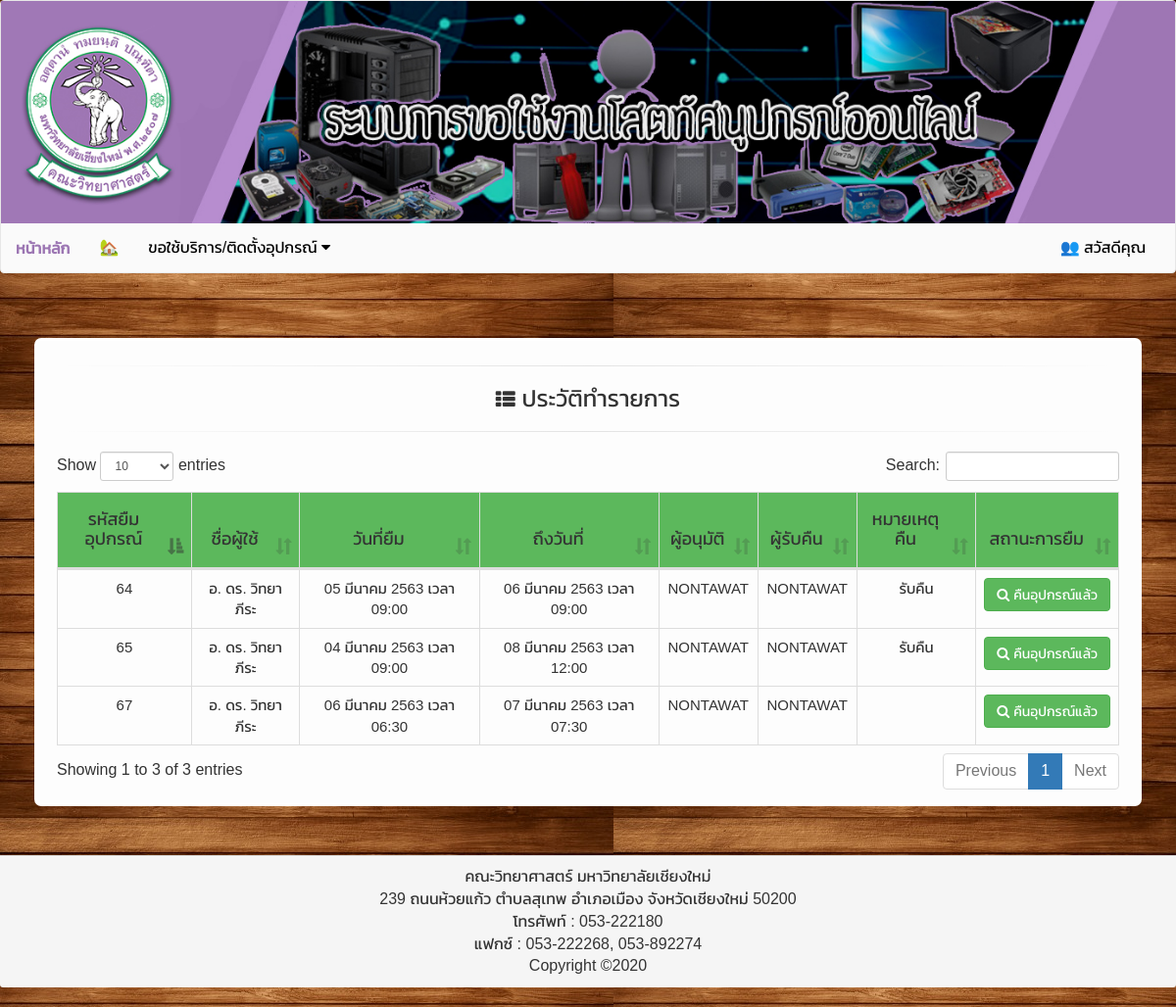
/?page=history (signed in), run on the app's committed database.
### tables this page shows
CREATE TABLE `tb_servicedetails` (
  `servicedetail_id` int(11) NOT NULL,
  `servicedetail_date` datetime NOT NULL COMMENT 'วันที่ขอรับบริการ',
  `user_id` varchar(100) NOT NULL COMMENT 'ไอดีของผู้ใช้บริการ',
  `userapprove_id` varchar(100) NOT NULL COMMENT 'ไอดีผู้อนุมัติให้ยืม',
  `status_id` int(11) NOT NULL COMMENT 'สถานะการยืม/คืน',
  `detail` text NOT NULL COMMENT 'ความประสงค์/กิจกรรม',
  `on_date` date NOT NULL COMMENT 'ในวันที่',
  `to_date` date NOT NULL COMMENT 'ถึงวันที่',
  `on_time` text NOT NULL COMMENT 'เวลาที่ยืม',
  `to_time` text NOT NULL COMMENT 'เวลาที่คืน',
  `place` text NOT NULL COMMENT 'สถานที่',
  `service_id` int(11) NOT NULL COMMENT 'บริการการติดตั้ง',
  `note` varchar(255) NOT NULL COMMENT 'หมายเหตุ',
  `userrecipient_id` varchar(100) NOT NULL COMMENT 'ไอดีผู้รับคืนอุปกรณ์',
  `recipient_note` varchar(255) NOT NULL COMMENT 'หมายเหตุการรับคืน',
  `notapproved_note` varchar(200) NOT NULL COMMENT 'หมายเหตุที่ไม่อนุมัติ',
  `approval_note` varchar(255) NOT NULL COMMENT 'หมายเหตุอนุมัติ',
  `usernotapprove_id` varchar(100) NOT NULL COMMENT 'ผู้ไม่อนุมัติ',
  `date_return` date NOT NULL COMMENT 'วันที่รับคืน',
  `time_return` text NOT NULL COMMENT 'เวลารับคืน'
);

CREATE TABLE `tblemployment` (
  `ID` varchar(255) NOT NULL,
  `prefixThai` varchar(255) NOT NULL,
  `nameThai` varchar(255) NOT NULL,
  `email` varchar(255) NOT NULL
);

### history.php (the view, shortened to what this page needs)
<!doctype html>
<html>
<head>
</head>
<body>
      <div class="row bg">
       <div class="col-lg-12">
	   <hr>
	   <h3 align="center"><i class="fa fa-th-list" style="font-size:20px"></i> ประวัติทำรายการ</h3>
	   <hr>
<div class="table-responsive">
<table class="datatable table table-hover table-bordered">
<thead style="background-color: #5cb85c">
 <tr>
 <th><h4>รหัสยืมอุปกรณ์</h4></th>
 <th><h4>ชื่อผู้ใช้</h4></th>
 <th><h4>วันที่ยืม</h4></th>
 <th><h4>ถึงวันที่</h4></th>
 <th><h4>ผู้อนุมัติ</h4></th>
 <th><h4>ผู้รับคืน</h4></th>
 <th><h4>หมายเหตุคืน</h4></th>
 <th><h4>สถานะการยืม</h4></th>
 </tr>
</thead>
<tbody>
<?php
$sql="select * from tb_servicedetails where user_id='$_SESSION[EMPID]' and status_id=4";
$result=$db->query($sql);
while($row=$result->fetch_array(MYSQLI_BOTH)){
	$row["on_date"]=show_tdate($row["on_date"]);
	$row["to_date"]=show_tdate($row["to_date"]);
?>
 <tr>
 <td><?=$row["servicedetail_id"]?></td>
 <?php
	$sqlmember="select * from tblemployment where ID='$row[user_id]'";
	$resultmember=$db->query($sqlmember);
	$rowmember=$resultmember->fetch_array(MYSQLI_BOTH);
 ?>
 <td><?=$rowmember["prefixThai"]?> <?=$rowmember["nameThai"]?></td>
 <td><?=$row["on_date"]?> เวลา <?=$row["on_time"]?></td>
 <td><?=$row["to_date"]?> เวลา <?=$row["to_time"]?></td>
 <td><?=$row["userapprove_id"]?></td>
 <td><?=$row["userrecipient_id"]?></td>
 <td><?=$row["recipient_note"]?></td>
 <td><a href="?page=history_detail&servicedetail_id=<?=$row["servicedetail_id"];?>" title="ดูรายละเอียด"><span class="btn btn-success"><i class="fa fa-search"></i> คืนอุปกรณ์แล้ว</span></a></td>
<?php } ?>
 </tr>
</tbody>
</table>
</div>
      </div>
    </div>
</body>
</html>
<?php
function  show_tdate($date_in)
{
$month_arr = array("มกราคม" , "กุมภาพันธ์" , "มีนาคม" , "เมษายน" , "พฤษภาคม" , "มิถุนายน" , "กรกฏาคม" , "สิงหาคม" , "กันยายน" , "ตุลาคม" ,"พฤศจิกายน" , "ธันวาคม" ) ;
$tok = strtok($date_in, "-");
$year = $tok ;
$tok  = strtok("-");
$month = $tok ;
$tok = strtok("-");
$day = $tok ;
$year_out = $year + 543 ;
$cnt = $month-1 ;
$month_out = $month_arr[$cnt] ;
$t_date = $day." ".$month_out." ".$year_out ;
return $t_date ;
}
?>

### index.php (shortened to what this page needs)
<?php include("config.php"); ?>
<!doctype html>
<html>
<head>
<link rel="stylesheet" href="css/bootstrap.min.css">
<link href="fonts/Kamit.css" rel="stylesheet">
<link href="css/font-awesome.min.css" rel="stylesheet">
<link rel="stylesheet" href="css/dataTables.main.css"/>
<link rel="stylesheet" href="css/style.css"/>
</head>
<body>
<header>
<nav class="navbar navbar-default navbar">
<div class="container_img">
  <img class="img" src="img/bannerbg.jpg" alt="Cinque Terre" width="1000" height="300">
</div>
  <div class="container-fluid ">
    <div class="navbar-header">
		  <a class="navbar-brand " href="index.php" title="หน้าหลัก"><strong><font color="#9c76b3">หน้าหลัก</font></strong></a>
    </div>
    <div class="collapse navbar-collapse" id="myNavbar">
      <ul class="nav navbar-nav">
		  <li><a href="index.php" title="หน้าหลัก">&#127969;</a></li>
	<li><a href="" title="ขอใช้บริการ/ติดตั้งอุปกรณ์" class="nav-link" data-toggle="dropdown">ขอใช้บริการ/ติดตั้งอุปกรณ์ <i class="fa fa-caret-down"></i></a>
				<?php
				$sql="select sd.* from tb_servicedetails sd inner join tblemployment em on sd.user_id=em.ID where sd.status_id='4' and em.ID='$_SESSION[EMPID]'";
				$result=$db->query($sql);
				?>
	</li>
      </ul>
      <ul class="nav navbar-nav navbar-right">
        <li><a href="" data-toggle="dropdown">&#128101; สวัสดีคุณ
			</a>
  </li>
      </ul>
    </div>
  </div>
</nav>
<br>
<br>
</header>
	<div style="margin: 50px; margin-top: 0px;">
	<?php
			if(@$_GET['fd'])
				$file=$_GET['fd']."/".$_GET['page'].".php";
			else
				$file=@$_GET['page'].".php";
			if(is_file($file)){
				require_once("$file");
			}
			else{
				require_once("main.php");
			}
			?>
	</div>
	<footer class="panel-footer" role="contentinfo">
      <div class="container">
      <div class="text-center">
		  <span class="foot-title">คณะวิทยาศาสตร์ มหาวิทยาลัยเชียงใหม่</span> <br>
            239 ถนนห้วยแก้ว ตำบลสุเทพ
            อำเภอเมือง จังหวัดเชียงใหม่ 50200 <br>
            โทรศัพท์ : 053-222180 <br>
            แฟกซ์ : 053-222268, 053-892274<br>
            Copyright ©2020
      </div>
		</div>
    </footer>
</body>
</html>

### css/dataTables.main.css (style rules this page uses)
table.dataTable { clear:both;margin-top:6px !important;margin-bottom:6px !important;max-width:none !important;border-collapse:separate !important }
table.dataTable td,table.dataTable th { -webkit-box-sizing:content-box;-moz-box-sizing:content-box;box-sizing:content-box }
table.dataTable thead>tr>th.sorting_asc,table.dataTable thead>tr>th.sorting_desc,table.dataTable thead>tr>th.sorting,table.dataTable thead>tr>td.sorting_asc,table.dataTable thead>tr>td.sorting_desc,table.dataTable thead>tr>td.sorting { padding-right:30px }
table.dataTable thead .sorting,table.dataTable thead .sorting_asc,table.dataTable thead .sorting_desc,table.dataTable thead .sorting_asc_disabled,table.dataTable thead .sorting_desc_disabled { cursor:pointer;position:relative }
table.dataTable thead .sorting:after,table.dataTable thead .sorting_asc:after,table.dataTable thead .sorting_desc:after,table.dataTable thead .sorting_asc_disabled:after,table.dataTable thead .sorting_desc_disabled:after { position:absolute;bottom:8px;right:8px;display:block;font-family:'Glyphicons Halflings';opacity:0.5 }
table.dataTable thead .sorting:after { opacity:0.2;content:"\e150" }
table.dataTable thead .sorting_asc:after { content:"\e155" }
table.table-bordered.dataTable th,table.table-bordered.dataTable td { border-left-width:0 }
table.table-bordered.dataTable th:last-child,table.table-bordered.dataTable th:last-child,table.table-bordered.dataTable td:last-child,table.table-bordered.dataTable td:last-child { border-right-width:0 }
table.table-bordered.dataTable tbody th,table.table-bordered.dataTable tbody td { border-bottom-width:0 }

### css/style.css (style rules this page uses)
body,header,font,a,th { font-family: 'Kanit', sans-serif; font-size: 16px; }
th { text-align: center; font-size: 16px; }
td { text-align: center; font-size: 15px; }
tbody { background-color:#FDFDFD; }
.bg { border-radius: 7px; background-color: #FDFDFD; border: 3px solid #FFFFFF; padding: 5px; }
hr { border: 0; height: 1px; background-image: linear-gradient(to right, rgba(0, 0, 0, 0), rgba(0, 0, 0, 0.10), rgba(0, 0, 0, 0)); }
.container_img { position: relative; }
.img { width: 100%; height: auto; }

### index.php (style rules this page uses)
body { background: url("img/bg.jpg"); background-color: transparent; padding-bottom: 20px; }
.navbar-default { background-color: #fafafa; border-color: #e7e7e7; }
.navbar-default .navbar-nav>li>a { color: #000; }

### data on the page
tb_servicedetails: servicedetail_id "64", tblemployment.prefixThai "อ. ดร.", tblemployment.nameThai "วิทยา ภีระ", on_date "05 มีนาคม 2563", on_time "09:00", to_date "06 มีนาคม 2563", to_time "09:00", userapprove "NONTAWAT", userrecipient "NONTAWAT", recipient_note "รับคืน"
tb_servicedetails: servicedetail_id "65", tblemployment.prefixThai "อ. ดร.", tblemployment.nameThai "วิทยา ภีระ", on_date "04 มีนาคม 2563", on_time "09:00", to_date "08 มีนาคม 2563", to_time "12:00", userapprove "NONTAWAT", userrecipient "NONTAWAT", recipient_note "รับคืน"
tb_servicedetails: servicedetail_id "67", tblemployment.prefixThai "อ. ดร.", tblemployment.nameThai "วิทยา ภีระ", on_date "06 มีนาคม 2563", on_time "06:30", to_date "07 มีนาคม 2563", to_time "07:30", userapprove "NONTAWAT", userrecipient "NONTAWAT"
